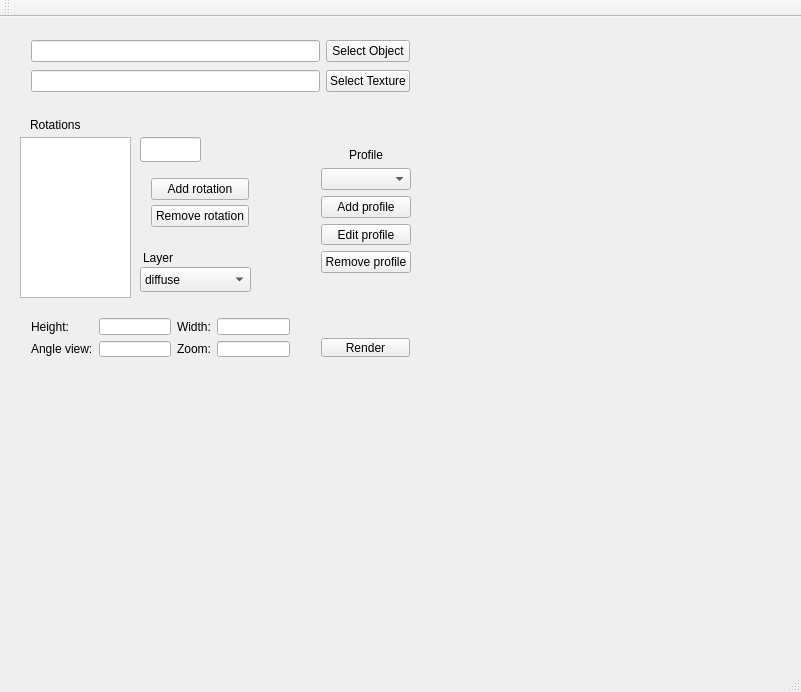
<?xml version="1.0" encoding="UTF-8"?>
<ui version="4.0">
 <class>MainWindow</class>
 <widget class="QMainWindow" name="MainWindow">
  <property name="geometry">
   <rect>
    <x>0</x>
    <y>0</y>
    <width>801</width>
    <height>692</height>
   </rect>
  </property>
  <property name="minimumSize">
   <size>
    <width>400</width>
    <height>350</height>
   </size>
  </property>
  <property name="windowTitle">
   <string>MainWindow</string>
  </property>
  <widget class="QWidget" name="centralWidget">
   <widget class="QWidget" name="gridLayoutWidget">
    <property name="geometry">
     <rect>
      <x>20</x>
      <y>10</y>
      <width>401</width>
      <height>80</height>
     </rect>
    </property>
    <layout class="QGridLayout" name="gridLayout">
     <item row="0" column="0">
      <widget class="QLineEdit" name="objectPathTextField"/>
     </item>
     <item row="1" column="0">
      <widget class="QLineEdit" name="texturePathTextField"/>
     </item>
     <item row="0" column="1">
      <widget class="QPushButton" name="objSelectButton">
       <property name="text">
        <string>Select Object</string>
       </property>
      </widget>
     </item>
     <item row="1" column="1">
      <widget class="QPushButton" name="pngSelectButton">
       <property name="text">
        <string>Select Texture</string>
       </property>
      </widget>
     </item>
    </layout>
   </widget>
   <widget class="QWidget" name="gridLayoutWidget_2">
    <property name="geometry">
     <rect>
      <x>20</x>
      <y>290</y>
      <width>281</width>
      <height>61</height>
     </rect>
    </property>
    <layout class="QGridLayout" name="gridLayout_2">
     <item row="0" column="1">
      <widget class="QLabel" name="label_3">
       <property name="text">
        <string>Height:</string>
       </property>
      </widget>
     </item>
     <item row="0" column="2">
      <widget class="QLineEdit" name="heightLineEdit">
       <property name="inputMask">
        <string/>
       </property>
      </widget>
     </item>
     <item row="1" column="1">
      <widget class="QLabel" name="label_4">
       <property name="text">
        <string>Angle view:</string>
       </property>
      </widget>
     </item>
     <item row="1" column="2">
      <widget class="QLineEdit" name="angleLineEdit">
       <property name="inputMask">
        <string/>
       </property>
      </widget>
     </item>
     <item row="0" column="3">
      <widget class="QLabel" name="label_2">
       <property name="text">
        <string>Width:</string>
       </property>
      </widget>
     </item>
     <item row="0" column="4">
      <widget class="QLineEdit" name="widthLineEdit">
       <property name="inputMask">
        <string/>
       </property>
      </widget>
     </item>
     <item row="1" column="4">
      <widget class="QLineEdit" name="zoomLineEdit">
       <property name="inputMask">
        <string/>
       </property>
      </widget>
     </item>
     <item row="1" column="3">
      <widget class="QLabel" name="label_5">
       <property name="text">
        <string>Zoom:</string>
       </property>
      </widget>
     </item>
    </layout>
   </widget>
   <widget class="QWidget" name="verticalLayoutWidget">
    <property name="geometry">
     <rect>
      <x>310</x>
      <y>290</y>
      <width>111</width>
      <height>61</height>
     </rect>
    </property>
    <layout class="QVBoxLayout" name="verticalLayout_2">
     <item>
      <widget class="QLabel" name="label">
       <property name="text">
        <string/>
       </property>
      </widget>
     </item>
     <item>
      <widget class="QPushButton" name="renderButton">
       <property name="text">
        <string>Render</string>
       </property>
      </widget>
     </item>
    </layout>
   </widget>
   <widget class="QLabel" name="rotationsMainLabel">
    <property name="geometry">
     <rect>
      <x>30</x>
      <y>100</y>
      <width>60</width>
      <height>15</height>
     </rect>
    </property>
    <property name="text">
     <string>Rotations</string>
    </property>
   </widget>
   <widget class="QListWidget" name="rotationsListWidget">
    <property name="geometry">
     <rect>
      <x>20</x>
      <y>120</y>
      <width>111</width>
      <height>161</height>
     </rect>
    </property>
   </widget>
   <widget class="QLineEdit" name="addRotationLineEdit">
    <property name="geometry">
     <rect>
      <x>140</x>
      <y>120</y>
      <width>61</width>
      <height>25</height>
     </rect>
    </property>
   </widget>
   <widget class="QWidget" name="verticalLayoutWidget_2">
    <property name="geometry">
     <rect>
      <x>140</x>
      <y>150</y>
      <width>120</width>
      <height>71</height>
     </rect>
    </property>
    <layout class="QVBoxLayout" name="verticalLayout">
     <property name="spacing">
      <number>5</number>
     </property>
     <item>
      <widget class="QPushButton" name="addRotationButton">
       <property name="text">
        <string>Add rotation</string>
       </property>
      </widget>
     </item>
     <item>
      <widget class="QPushButton" name="removeRotationButton">
       <property name="text">
        <string>Remove rotation</string>
       </property>
      </widget>
     </item>
    </layout>
   </widget>
   <widget class="QComboBox" name="layersComboBox">
    <property name="geometry">
     <rect>
      <x>140</x>
      <y>250</y>
      <width>111</width>
      <height>25</height>
     </rect>
    </property>
    <item>
     <property name="text">
      <string>diffuse</string>
     </property>
    </item>
    <item>
     <property name="text">
      <string>normal</string>
     </property>
    </item>
    <item>
     <property name="text">
      <string>offset</string>
     </property>
    </item>
   </widget>
   <widget class="QWidget" name="verticalLayoutWidget_3">
    <property name="geometry">
     <rect>
      <x>310</x>
      <y>120</y>
      <width>112</width>
      <height>147</height>
     </rect>
    </property>
    <layout class="QVBoxLayout" name="verticalLayout_3">
     <item>
      <widget class="QLabel" name="profileLabel">
       <property name="text">
        <string>Profile</string>
       </property>
       <property name="alignment">
        <set>Qt::AlignCenter</set>
       </property>
      </widget>
     </item>
     <item>
      <widget class="QComboBox" name="profilesComboBox"/>
     </item>
     <item>
      <widget class="QPushButton" name="addProfileButton">
       <property name="text">
        <string>Add profile</string>
       </property>
      </widget>
     </item>
     <item>
      <widget class="QPushButton" name="editProfileButton">
       <property name="text">
        <string>Edit profile</string>
       </property>
      </widget>
     </item>
     <item>
      <widget class="QPushButton" name="removeProfileButton">
       <property name="text">
        <string>Remove profile</string>
       </property>
      </widget>
     </item>
    </layout>
   </widget>
   <widget class="QLabel" name="layerLabel">
    <property name="geometry">
     <rect>
      <x>143</x>
      <y>233</y>
      <width>58</width>
      <height>15</height>
     </rect>
    </property>
    <property name="text">
     <string>Layer</string>
    </property>
   </widget>
  </widget>
  <widget class="QMenuBar" name="menuBar">
   <property name="geometry">
    <rect>
     <x>0</x>
     <y>0</y>
     <width>801</width>
     <height>25</height>
    </rect>
   </property>
  </widget>
  <widget class="QToolBar" name="mainToolBar">
   <attribute name="toolBarArea">
    <enum>TopToolBarArea</enum>
   </attribute>
   <attribute name="toolBarBreak">
    <bool>false</bool>
   </attribute>
  </widget>
  <widget class="QStatusBar" name="statusBar"/>
 </widget>
 <layoutdefault spacing="6" margin="11"/>
 <resources/>
 <connections/>
</ui>
